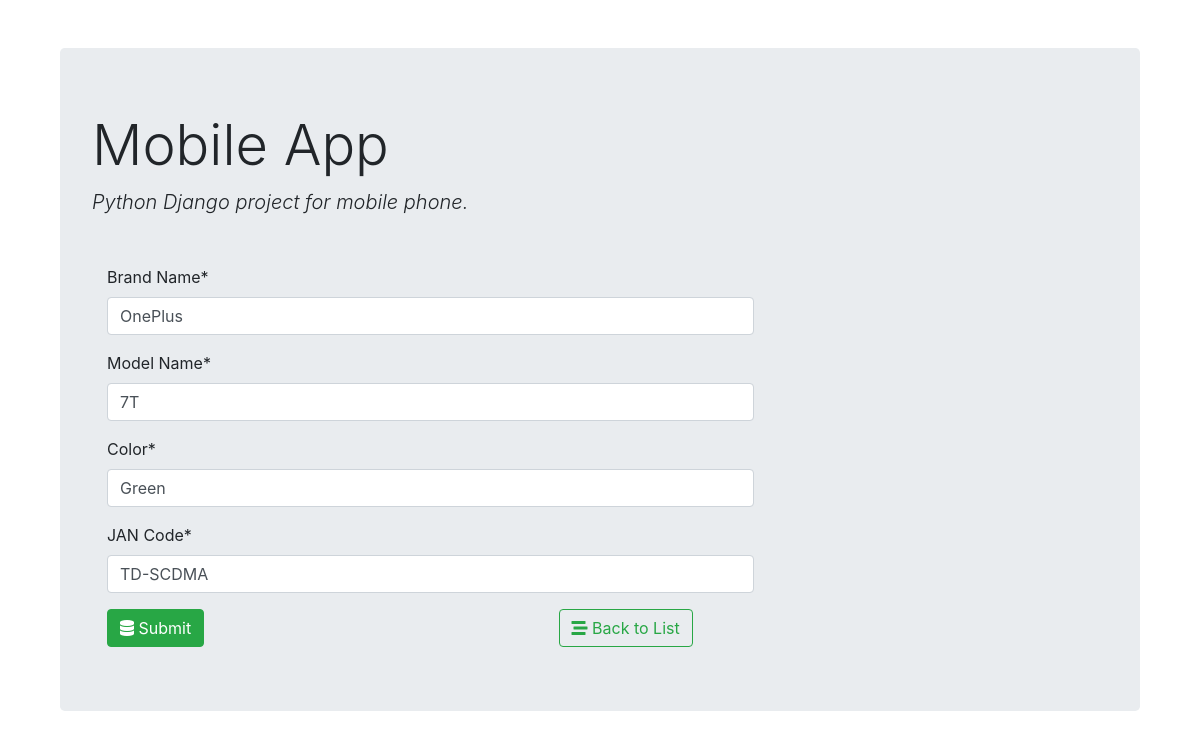
Page /4/ on the committed database.
### mobilephone_register/models.py (models this page shows)
class Mobile(models.Model):
    brand_name = models.CharField(max_length=100)
    model = models.CharField(max_length=100)
    color = models.CharField(max_length=30)
    jan_code = models.CharField(max_length=50)
    image = models.ImageField(upload_to='pics')

### mobilephone_register/views.py (the view, shortened to what this page needs)
# urls.py: path('', views.mobile_form, name='mobile_insert'),
def mobile_form(request, id=0):
    if request.method == 'GET':
        if id == 0:
            form = MobileForm()
        else:
            mobile = Mobile.objects.get(pk=id)
            form = MobileForm(instance=mobile)
        return render(request, 'mobile_form.html', {'form': form})

### mobilephone_register/forms.py
class MobileForm(forms.ModelForm):
    class Meta:
        model = Mobile
        fields = ('brand_name', 'model', 'color', 'jan_code')
        labels = {
            'brand_name': 'Brand Name',
            'model': 'Model Name',
            'jan_code': 'JAN Code'
        }

### templates/mobile_form.html (shortened to what this page needs)
{% extends 'base.html' %}
{% load crispy_forms_tags %}
{% block content %}
<div class="col-md-8 mt-5">
<form action="" method="post" autocomplete="off">
    {{form|crispy }}
    <div class="row">
          <div class="col-md-8">
            <button type="submit" class="btn btn-success"><i class="fas fa-database"></i> Submit</button>
    </div>
      <div class="col-md-4">
  <a href="{% url 'mobile_list' %}" class="btn btn-outline-success">
            <i class="fas fa-stream"></i> Back to List
            </a>
    </div>
    </div>
</form>
</div>
{% endblock %}

### rows in the picture
Mobile: brand_name "OnePlus", model "7T", color "Green", jan_code "TD-SCDMA"
